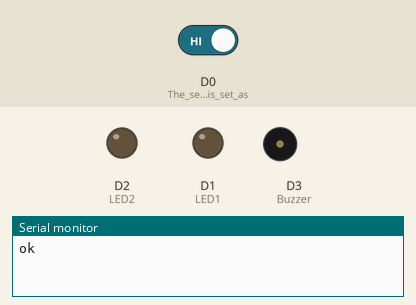
Bench run of a sketch on a simulated ESP8266 (NodeMCU). Shown: output pins drawn as LEDs (lit = HIGH), buzzer (waves = sounding, pin HIGH), the last lines printed to the serial monitor. Inputs (shaded band) come from the test bench; at power-on: D0 (The_sensor_pin_is_set_as) HIGH. WiFi joins after 1.5 s; servers stay silent unless stated; random numbers use the default seed unless the sketch sets one.

Above: at 3.0 s.
3.1 s: D0 (The_sensor_pin_is_set_as) driven LOW
At 4.8 s:
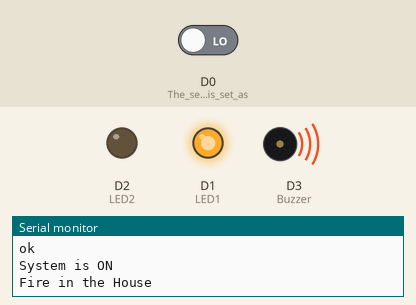
Timing chart, 0 to 6.3 s (numbered marks = the images above; inputs shaded):
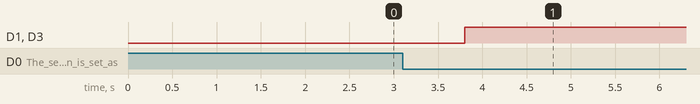

Measured:
- after the input at 3.1 s, D1 (LED1), D3 (Buzzer): LOW → HIGH after 0.70 s

The sketch:

code_firebase.ino
```cpp
#define BLYNK_TEMPLATE_ID "TMPL3HCL9LZJ8"   //including blynk auth token and device details
#define BLYNK_TEMPLATE_NAME "fire alarm"
#define BLYNK_AUTH_TOKEN "pMr5I5yOFqcWErrrm6utQMTEq02Qr7SX"

#include <ESP8266WiFi.h>
#include <BlynkSimpleEsp8266.h>

#include <Firebase_ESP_Client.h>
#include "addons/TokenHelper.h"   //Providing the token generation process info.
#include "addons/RTDBHelper.h"   //Providing the RTDB payload printing info and other helper functions.

#define API_KEY "AIzaSyCJXlGqamUrGHs9uD-oFTlhhWmCvk4o7ts"   // Inserting Firebase project API Key
#define DATABASE_URL "https://blaze-buddy-default-rtdb.firebaseio.com/"   // Inserting RTDB URL

FirebaseData fbdo;   //Defining Firebase Data object
FirebaseAuth auth;
FirebaseConfig config;

char auth_[] = BLYNK_AUTH_TOKEN;
char ssid[]= "Wifi name";
char pass[]="Your password";

#define LED1 D1   //defining LED, buzzer and sensor pins
#define LED2 D2
#define Buzzer D3
#define Sensor D0

int pinValue = 0;   //Initialising the switch pin value (whether the fire alarm is ON or OFF)

BlynkTimer timer;
int flag=0;

bool signupOK = false;
unsigned long sendDataPrevMillis = 0;
String firestatus="";

const char* locations[5] = {
"37.7749,-122.4194", // San Francisco
"34.0522,-118.2437", // Los Angeles
"40.7128,-74.0060", // New York
"41.8781,-87.6298", // Chicago
"29.7604,-95.3698" // Houston
};


void sendSensor(){
  if(pinValue==0){
    Serial.println("System is ON");
    if (Firebase.ready() && signupOK && (millis() - sendDataPrevMillis > 2000 || sendDataPrevMillis == 0)){
      sendDataPrevMillis = millis();
      int isButtonPressed = digitalRead(D0);   //This code takes the sensor values and puts them in the variable
      int randomValue = random(1,6);   // Generate a random number between 1 and 5

      const char* location = locations[randomValue - 1];

      if (isButtonPressed==0 && flag==0) {
        Serial.println("Fire in the House");
        Blynk.logEvent("fire_alert","Fire Detected");
        digitalWrite(LED2, LOW);  // green- low, red- high
        digitalWrite(LED1, HIGH);
        digitalWrite(Buzzer, HIGH);
        flag=1;
        firestatus="Fire Detected";
        Firebase.RTDB.setString(&fbdo, "Flame sensor/Status", firestatus);   //updating the status in Firebase using the variable firestatus
        Firebase.RTDB.setInt(&fbdo, "Flame sensor/SensorValue", randomValue);   //updating the random value in Firebase
        Firebase.RTDB.setString(&fbdo, "Flame sensor/Location", location);  // updating the location in Firebase
        delay(40000);
      }
      else if (isButtonPressed==1)
      {
        flag=0;
        Serial.println("No Fire! Relax");
        digitalWrite(LED2, HIGH);   // green- high, red- low
        digitalWrite(LED1, LOW);
        digitalWrite(Buzzer, LOW);
        firestatus="No Fire";
        Firebase.RTDB.setString(&fbdo, "Flame sensor/Status", firestatus);   //updating the status
        Firebase.RTDB.setInt(&fbdo, "Flame sensor/SensorValue", randomValue);   //updating the random value in Firebase
        Firebase.RTDB.setString(&fbdo, "Flame sensor/Location", location);  // updating the location in Firebase
      }
    }
  }
  else if(pinValue==0){
    Serial.println("System is OFF");
    digitalWrite(LED2, LOW);   //if the system is OFF then green light should also be low
  }
}

void setup(){
  Serial.begin(115200);   //The serial monitor is beginning
  pinMode(D0, INPUT);   //The sensor pin is set as the input pin
  pinMode(LED1, OUTPUT);   //The LED and buzzer pins are set as the output pins
  pinMode(LED2, OUTPUT);
  pinMode(Buzzer, OUTPUT);
  Blynk.begin(auth_, ssid, pass);   //This initiates the Blynk library
  timer.setInterval(2000L, sendSensor);   //This line calls the main function i.e., sendSensor

  config.api_key = API_KEY;   //Assigning the api key (required)
  config.database_url = DATABASE_URL;   //Assign the RTDB URL (required)
  if (Firebase.signUp(&config, &auth, "", "")){   //Sign up
    Serial.println("ok");
    signupOK = true;
  }
  else{
    Serial.printf("%s\n", config.signer.signupError.message.c_str());
  }
  config.token_status_callback = tokenStatusCallback;   //Assign the callback function for the long running token generation task  //see addons/TokenHelper.h
  Firebase.begin(&config, &auth);
  Firebase.reconnectWiFi(true);

  randomSeed(analogRead(A0));  // Initialize random number generator
}

//This gets values from the Blink app button widget.
BLYNK_WRITE(V0) {
  pinValue = param.asInt();
}

//In the loop function, the Blynk library is run.
void loop(){
  Blynk.run();
  timer.run();
}
```
